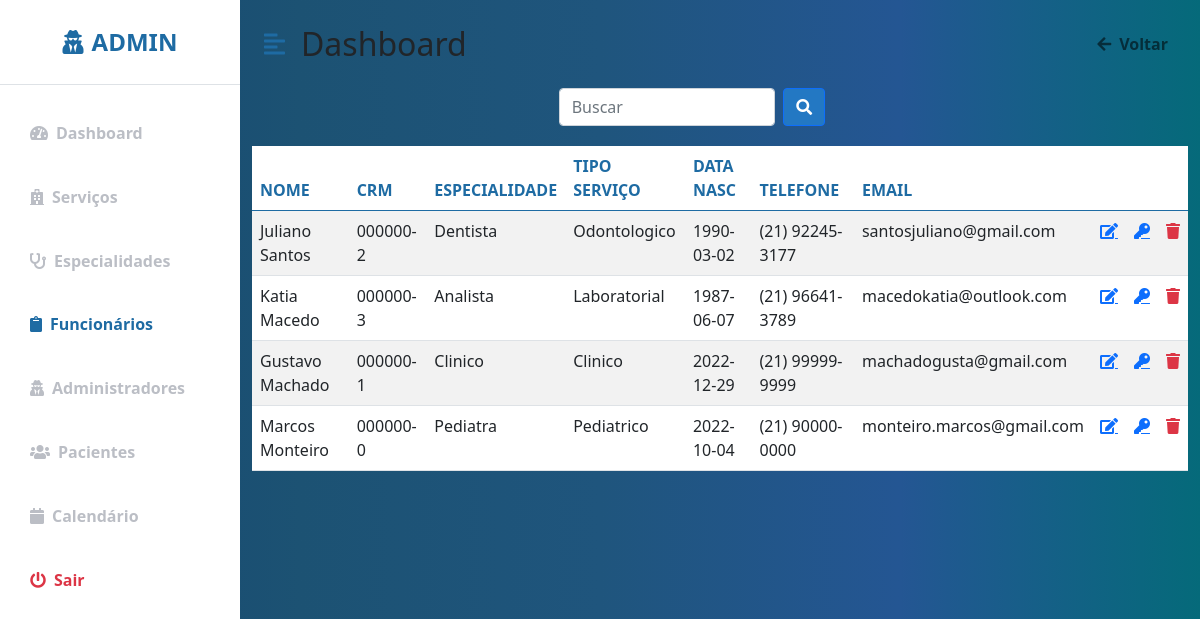
Screenshot of /Clinica_Manoel_Gomes/funcionarios.php (signed in) with the database file from the repository.
### tables this page shows
CREATE TABLE IF NOT EXISTS `funcionario` (
  `cod_funcionario` int(11) NOT NULL AUTO_INCREMENT,
  `nome` varchar(30) NOT NULL,
  `crm` varchar(20) NOT NULL,
  `tipo_servico` varchar(30) NOT NULL,
  `especialidade` varchar(30) NOT NULL,
  `data_nasc` varchar(30) NOT NULL,
  `telefone` varchar(20) NOT NULL,
  `email` varchar(40) NOT NULL,
  `senha` varchar(250) NOT NULL,
  PRIMARY KEY (`cod_funcionario`)
);

### Clinica_Manoel_Gomes/funcionarios.php (the view, shortened to what this page needs)
<?php
include "conecta_mysql.inc";
?>
<!DOCTYPE html>
<html lang="en">
<head>
    <link href="https://cdn.jsdelivr.net/npm/bootstrap@5.0.0-beta3/dist/css/bootstrap.min.css" rel="stylesheet" />
    <link rel="stylesheet" href="https://cdnjs.cloudflare.com/ajax/libs/font-awesome/5.15.3/css/all.min.css" />
    <link rel="stylesheet" href="_css/perfil.css" />
</head>
<body>
<div class="d-flex" id="wrapper">
        <div class="bg-white" id="sidebar-wrapper">
            <div class="sidebar-heading text-center py-4 primary-text fs-4 fw-bold text-uppercase border-bottom"><i
                    class="fas fa-user-secret me-2"></i>Admin</div>
            <div class="list-group list-group-flush my-3">
              <a href="perfil.php" class="list-group-item list-group-item-action bg-transparent  second-text fw-bold"><i
                 class="fas fa-tachometer-alt me-2"></i>Dashboard</a>
              <a href="servicos.php" class="list-group-item list-group-item-action bg-transparent second-text fw-bold"><i
                 class="fas fa-hospital me-2"></i>Serviços</a>
              <a href="espec.php" class="list-group-item list-group-item-action bg-transparent second-text fw-bold"><i
                 class="fas fa-stethoscope me-2"></i>Especialidades</a>
              <a href="funcionarios.php" class="list-group-item list-group-item-action bg-transparent second-text active"><i
                 class="fas fa-clipboard me-2"></i>Funcionários</a>
              <a href="adm.php" class="list-group-item list-group-item-action bg-transparent second-text fw-bold"><i
                class="fas fa-user-secret me-2"></i>Administradores</a>
              <a href="clientes.php" class="list-group-item list-group-item-action bg-transparent second-text fw-bold"><i
                 class="fas fa-users me-2"></i>Pacientes</a>
              <a href="calendario_adm.php" class="list-group-item list-group-item-action bg-transparent second-text fw-bold"><i
                 class="fas fa-calendar me-2"></i>Calendário</a>
              <a href="logout.php" class="list-group-item list-group-item-action bg-transparent text-danger fw-bold"><i
                 class="fas fa-power-off me-2"></i>Sair</a>
            </div>
        </div>
        <div id="page-content-wrapper">
            <nav class="navbar navbar-expand-lg navbar-light bg-transparent py-4 px-4">
                <div class="d-flex align-items-center">
                    <i class="fas fa-align-left primary-text fs-4 me-3" id="menu-toggle"></i>
                    <h2 class="fs-2 m-0">Dashboard</h2>
                </div>
                <div class="collapse navbar-collapse" id="navbarSupportedContent">
                    <ul class="navbar-nav ms-auto mb-2 mb-lg-0">
                        <li class="nav-item">
                            <a class="nav-link second-text fw-bold" href="perfil.php" id="navbarDropdown"
                                role="button" aria-expanded="false">
                                <i class="fas fa-arrow-left me-2"></i>Voltar
                            </a>
                        </li>
                    </ul>
                </div>
            </nav>
             <div class="buscar">
                    <form action="buscar_funcionario.php" method="POST" class="buscar">
                        <input name="nome" id="search-input" type="search" id="form1" class="form-control w-25" placeholder="Buscar">
                        <button  type="submit" class="btn btn-primary mx-2">
                    <i class="fas fa-search"></i>
                   </form>
            </div>
            <div class="block">
                <section class="intro">
                    <div class="gradient-custom-1 h-100">
                        <div class="mask d-flex align-items-center h-100">
                        <div class="container">
                            <div class="row justify-content-center">
                            <div class="col-12">
                                <div class="table-responsive bg-white">
                                <table class="table mb-0  table-striped ">
                                    <thead class="color">
                                    <tr>
                                        <th scope="col">NOME</th>
                                        <th scope="col">CRM</th>
                                        <th scope="col">ESPECIALIDADE</th>
                                        <th scope="col">TIPO SERVIÇO</th>
                                        <th scope="col">DATA NASC</th>
                                        <th scope="col">TELEFONE</th>
                                        <th scope="col">EMAIL</th>
                                        <th scope="col">  </th>
                                        <th scope="col">  </th>
                                        <th scope="col">  </th>
                                    </tr>
                                    </thead>
                                    <tbody>
                                    <?php
                                        $sql= "SELECT * FROM funcionario";
                                        $res= mysqli_query($mysqli,$sql);
                                        $linhas= mysqli_num_rows($res);
                                        for ($i = 0; $i < $linhas; $i++){
                                            $funcionario = mysqli_fetch_array ($res);
                                            echo"
                                            <tr>
                                            <td>".$funcionario['nome']."</td>
                                            <td>".$funcionario['crm']."</td>
                                            <td>".$funcionario['especialidade']."</td>
                                            <td>".$funcionario['tipo_servico']."</td>
                                            <td>".$funcionario['data_nasc']."</td>
                                            <td>".$funcionario['telefone']."</td>
                                            <td>".$funcionario['email']."</td>
                                            <td><a href='altera_funcionario.php?cod_funcionario=".$funcionario["cod_funcionario"]."' class='fas fa-edit'></a></td>
                                            <td><a href='altera_senha_func.php?cod_funcionario=".$funcionario["cod_funcionario"]."' class='fas fa-key'></a></td>
                                            <td><a href='excluir_funcionario.php?cod_funcionario=".$funcionario["cod_funcionario"]."' class='fas fa-trash text-danger'></a></td>
                                            </tr>";
                                        }
                                    ?>
                                    </tbody>
                                </table>
                                </div>
                            </div>
                            </div>
                        </div>
                        </div>
                    </div>
                 </section>
                </div>
    </div>
</body>
</html>

### Clinica_Manoel_Gomes/_css/perfil.css (style rules this page uses)
:root { --main-bg-color: #216294; --main-text-color: #1e6ba3; --second-text-color: #bbbec5; --second-bg-color: #c1efde; --ligth: #f0f0f0; --medium: #cacaca; --dark: #a2a2a2; }
.primary-text { color: var(--main-text-color); }
.second-text { color: var(--second-text-color); }
#wrapper { overflow-x: hidden; background-image: linear-gradient( to right, #154670, #1c5273, #1f557d, #245693, #056a7a ); }
#sidebar-wrapper { min-height: 100vh; margin-left: -15rem; -webkit-transition: margin 0.25s ease-out; -moz-transition: margin 0.25s ease-out; -o-transition: margin 0.25s ease-out; transition: margin 0.25s ease-out; }
#sidebar-wrapper .sidebar-heading { padding: 0.875rem 1.25rem; font-size: 1.2rem; }
#sidebar-wrapper .list-group { width: 15rem; }
#page-content-wrapper { min-width: 100vw; }
#menu-toggle { cursor: pointer; }
.list-group-item { border: none; padding: 20px 30px; }
.list-group-item.active { background-color: transparent; color: var(--main-text-color); font-weight: bold; border: none; }
@media (min-width: 768px) { #sidebar-wrapper { margin-left: 0; } }
@media (min-width: 768px) { #page-content-wrapper { min-width: 0; width: 100%; } }
.color { color: #1e6ba3; }
.buscar { padding-bottom: 10px; align-items: left; display: flex; justify-content: center; width: 95%; }
.btn-primary { background-color: #2378c3; }

### rows the page displays
funcionario: nome "Juliano Santos", crm "000000-2", especialidade "Dentista", tipo_servico "Odontologico", data_nasc "1990-03-02", telefone "(21) 92245-3177", email "santosjuliano@gmail.com"
funcionario: nome "Katia Macedo", crm "000000-3", especialidade "Analista", tipo_servico "Laboratorial", data_nasc "1987-06-07", telefone "(21) 96641-3789", email "macedokatia@outlook.com"
funcionario: nome "Gustavo Machado", crm "000000-1", especialidade "Clinico", tipo_servico "Clinico", data_nasc "2022-12-29", telefone "(21) 99999-9999", email "machadogusta@gmail.com"
funcionario: nome "Marcos Monteiro", crm "000000-0", especialidade "Pediatra", tipo_servico "Pediatrico", data_nasc "2022-10-04", telefone "(21) 90000-0000", email "monteiro.marcos@gmail.com"
